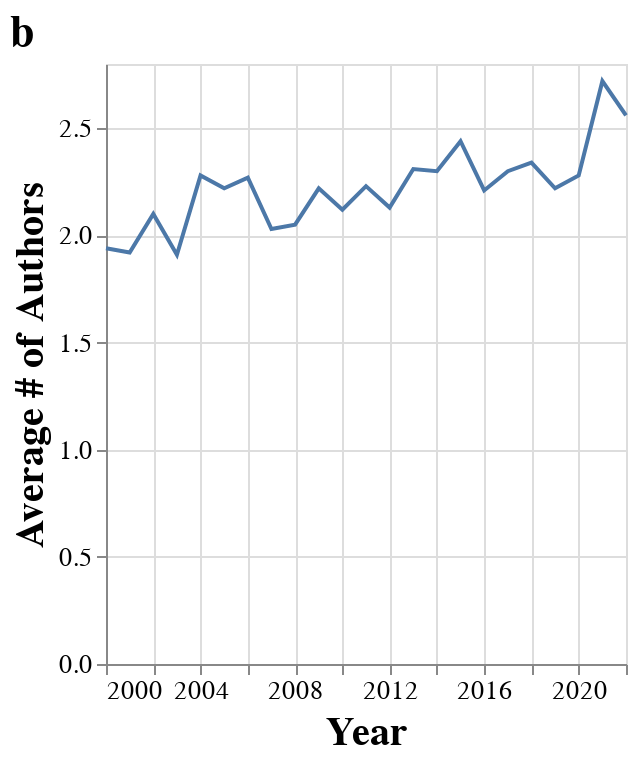

Notebook cell for this chart:
### Code cell
yearly_ave_authornum_chart = alt.Chart(transform_year(yearly_ave_authornum)).mark_line().encode(
    
    x = alt.X(
        'year',
        title = 'Year'
    ),
    y = alt.Y(
        'ave_authornum',
        title = 'Average # of Authors'
    )
).properties(
    title = 'b',
    height=300,
    width=260
).configure_axis(
    labelFontSize=13,
    titleFontSize=20
).configure_legend(
    titleFontSize=16,
    labelFontSize=16
).configure_title(
    anchor='start',
    fontSize=22
)

yearly_ave_authornum_chart

### Figure 1 — Vega-Lite specification as saved in the notebook (floating-point values rounded to 4 significant figures)
{"config": {"view": {"continuousWidth": 400, "continuousHeight": 300}, "axis": {"labelFontSize": 13, "titleFontSize": 20}, "legend": {"labelFontSize": 16, "titleFontSize": 16}, "title": {"anchor": "start", "fontSize": 22}}, "data": {"name": "data-e4600c29bbae25f40979db2ab04a7410"}, "mark": "line", "encoding": {"x": {"field": "year", "title": "Year", "type": "temporal"}, "y": {"field": "ave_authornum", "title": "Average # of Authors", "type": "quantitative"}}, "height": 300, "title": "b", "width": 260, "$schema": "https://vega.github.io/schema/vega-lite/v4.17.0.json", "datasets": {"data-e4600c29bbae25f40979db2ab04a7410": [{"year": "2000-01-01T00:00:00", "papernum": 88, "authornu": 171, "ave_authornum": 1.94}, {"year": "2001-01-01T00:00:00", "papernum": 92, "authornu": 177, "ave_authornum": 1.92}, {"year": "2002-01-01T00:00:00", "papernum": 125, "authornu": 263, "ave_authornum": 2.1}, {"year": "2003-01-01T00:00:00", "papernum": 112, "authornu": 214, "ave_authornum": 1.91}, {"year": "2004-01-01T00:00:00", "papernum": 109, "authornu": 248, "ave_authornum": 2.28}, {"year": "2005-01-01T00:00:00", "papernum": 143, "authornu": 318, "ave_authornum": 2.22}, {"year": "2006-01-01T00:00:00", "papernum": 137, "authornu": 311, "ave_authornum": 2.27}, {"year": "2007-01-01T00:00:00", "papernum": 152, "authornu": 308, "ave_authornum": 2.03}, {"year": "2008-01-01T00:00:00", "papernum": 148, "authornu": 304, "ave_authornum": 2.05}, {"year": "2009-01-01T00:00:00", "papernum": 151, "authornu": 335, "ave_authornum": 2.22}, {"year": "2010-01-01T00:00:00", "papernum": 139, "authornu": 295, "ave_authornum": 2.12}, {"year": "2011-01-01T00:00:00", "papernum": 138, "authornu": 308, "ave_authornum": 2.23}, {"year": "2012-01-01T00:00:00", "papernum": 163, "authornu": 348, "ave_authornum": 2.13}, {"year": "2013-01-01T00:00:00", "papernum": 154, "authornu": 355, "ave_authornum": 2.31}, {"year": "2014-01-01T00:00:00", "papernum": 187, "authornu": 431, "ave_authornum": 2.3}, {"year": "2015-01-01T00:00:00", "papernum": 165, "authornu": 402, "ave_authornum": 2.44}, {"year": "2016-01-01T00:00:00", "papernum": 159, "authornu": 352, "ave_authornum": 2.21}, {"year": "2017-01-01T00:00:00", "papernum": 153, "authornu": 352, "ave_authornum": 2.3}, {"year": "2018-01-01T00:00:00", "papernum": 157, "authornu": 368, "ave_authornum": 2.34}, {"year": "2019-01-01T00:00:00", "papernum": 121, "authornu": 269, "ave_authornum": 2.22}, {"year": "2020-01-01T00:00:00", "papernum": 131, "authornu": 299, "ave_authornum": 2.28}, {"year": "2021-01-01T00:00:00", "papernum": 167, "authornu": 455, "ave_authornum": 2.72}, {"year": "2022-01-01T00:00:00", "papernum": 78, "authornu": 200, "ave_authornum": 2.56}]}}
